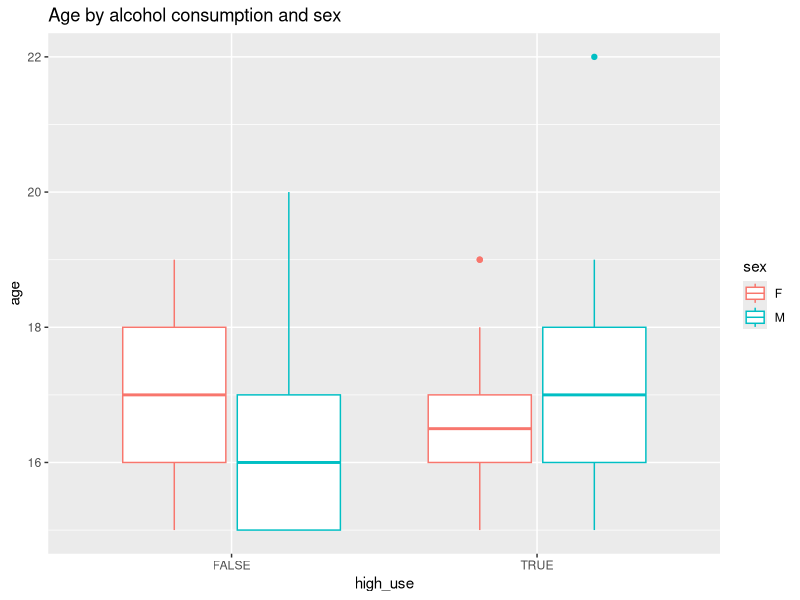

R code for this plot:
## ---- chunk 1
library(ggplot2)
library(GGally)
## ---- chunk 2
alc <- read.table("data/student_alc.txt", header = TRUE)
dim(alc)
## ---- chunk 3
#a boxplot of high_use and sex
g1 <- ggplot(alc, aes(x = high_use, y = age, col = sex))
g1 + geom_boxplot() + ggtitle("Age by alcohol consumption and sex")
